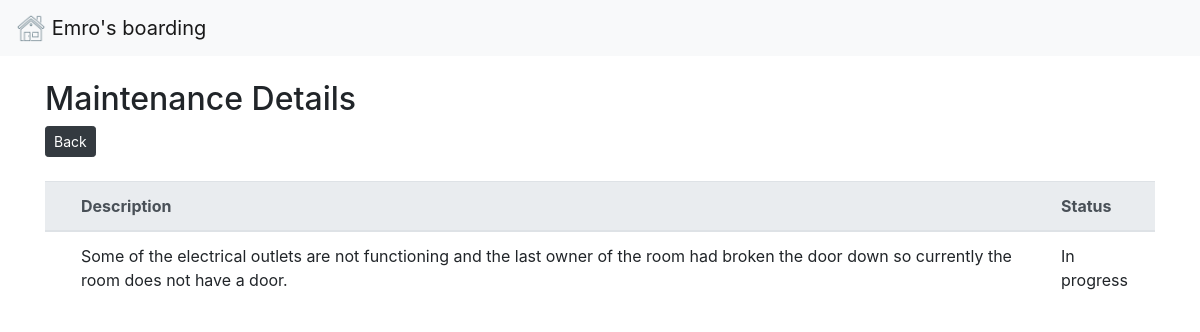
The app's page /maintenance.php with its own data.
### tables this page shows
CREATE TABLE `maintenance` (
  `id` int(11) NOT NULL,
  `issue_desc` text NOT NULL,
  `status` text NOT NULL
);

### maintenance.php (the view, shortened to what this page needs)
<?php
 require('config/db.php');
 $query = 'SELECT * FROM maintenance';
 $result = mysqli_query($conn, $query);
 $main = mysqli_fetch_all($result, MYSQLI_ASSOC);
?>
<?php include('inc/header.php'); ?>
	<div class="container">
    <h2>Maintenance Details</h2>
    <button type="button" class="btn btn-dark btn-sm" onclick="document.location='room.php'">Back</button>
    <br></br>
    <table class="table">
                <thead class="thead-light">
                    <tr>
                    <th scope="col"> </th>
                    <th scope="col">Description</th>
                    <th scope="col">Status</th>
                    </tr>
                </thead>
			<div class="well">
                <tbody>
                <?php foreach($main as $maininfo) : ?>
                    <tr>
                    <th scope="row"></th>
                    <td><?php echo $maininfo['issue_desc'];?></td>
                    <td><?php echo $maininfo['status'];?></td>
                    </tr>
                <?php endforeach; ?>
                </tbody>
            </div>

### records on screen
maintenance: issue_desc "Some of the electrical outlets are not functioning and the last owner of the room had broken the door down so currently the room does not have a door.", status "In progress"
